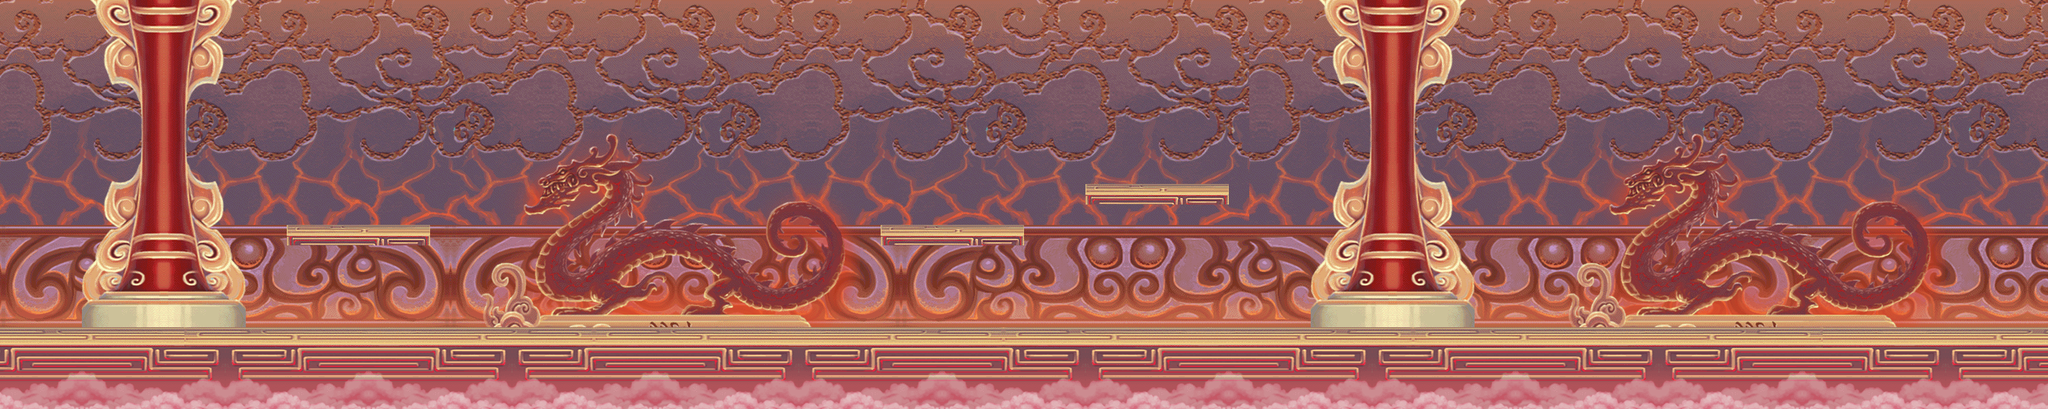

Below is a game level as drawn by its tile map, then a one-line description and the .tmx that defines it (tile-layer data replaced by summaries):
An orthogonal 100x20 tile map with 32x32 px tiles, 5 tile layers (bg2, bg1, dragon, background1, ...), 4 tilesets and 14 objects.

<map version="1.0" orientation="orthogonal" renderorder="right-down" width="100" height="20" tilewidth="32" tileheight="32" nextobjectid="19">
 <tileset firstgid="1" name="level_100005_parts" tilewidth="32" tileheight="32" tilecount="1024" columns="32">
  <image source="level_100005_parts.png" width="1024" height="1024" />
 </tileset>
 <tileset firstgid="1025" name="level_100005_parts" tilewidth="32" tileheight="32" tilecount="1024" columns="32">
  <image source="level_100005_parts.png" width="1024" height="1024" />
  <tile id="525">
   <properties>
    <property name="Hold" value="1" />
   </properties>
  </tile>
  <tile id="526">
   <properties>
    <property name="Hold" value="1" />
   </properties>
  </tile>
  <tile id="527">
   <properties>
    <property name="Hold" value="1" />
   </properties>
  </tile>
  <tile id="528">
   <properties>
    <property name="Hold" value="1" />
   </properties>
  </tile>
  <tile id="529">
   <properties>
    <property name="Hold" value="1" />
   </properties>
  </tile>
  <tile id="530">
   <properties>
    <property name="Hold" value="1" />
   </properties>
  </tile>
  <tile id="531">
   <properties>
    <property name="Hold" value="1" />
   </properties>
  </tile>
  <tile id="532">
   <properties>
    <property name="Hold" value="1" />
   </properties>
  </tile>
  <tile id="533">
   <properties>
    <property name="Hold" value="1" />
   </properties>
  </tile>
  <tile id="534">
   <properties>
    <property name="Hold" value="1" />
   </properties>
  </tile>
  <tile id="592">
   <properties>
    <property name="Hold" value="1" />
   </properties>
  </tile>
  <tile id="593">
   <properties>
    <property name="Hold" value="1" />
   </properties>
  </tile>
  <tile id="594">
   <properties>
    <property name="Hold" value="1" />
   </properties>
  </tile>
  <tile id="595">
   <properties>
    <property name="Hold" value="1" />
   </properties>
  </tile>
  <tile id="596">
   <properties>
    <property name="Hold" value="1" />
   </properties>
  </tile>
  <tile id="597">
   <properties>
    <property name="Hold" value="1" />
   </properties>
  </tile>
  <tile id="598">
   <properties>
    <property name="Hold" value="1" />
   </properties>
  </tile>
 </tileset>
 <tileset firstgid="2049" name="level_common_1_parts" tilewidth="32" tileheight="32" tilecount="256" columns="16">
  <image source="level_common_1_parts.png" width="512" height="512" />
 </tileset>
 <tileset firstgid="2305" name="level_100005_parts" tilewidth="32" tileheight="32" tilecount="1024" columns="32">
  <image source="level_100005_parts.png" width="1024" height="1024" />
 </tileset>
 <layer name="bg2" width="100" height="20">
  <data>[2000 cells, 1400 non-empty, 182 distinct tile ids]</data>
 </layer>
 <layer name="bg1" width="100" height="20">
  <data>[2000 cells, 500 non-empty, 55 distinct tile ids]</data>
 </layer>
 <layer name="dragon" width="100" height="20">
  <data>[2000 cells, 388 non-empty, 180 distinct tile ids]</data>
 </layer>
 <layer name="background1" width="100" height="20">
  <data>[2000 cells, 514 non-empty, 76 distinct tile ids]</data>
 </layer>
 <layer name="ground" width="100" height="20">
  <data>[2000 cells, 121 non-empty, 26 distinct tile ids]</data>
 </layer>
 <objectgroup name="enemyQiang">
  <object id="3" x="834" y="352">
   <ellipse />
  </object>
  <object id="4" x="899" y="351">
   <ellipse />
  </object>
  <object id="5" x="994" y="351">
   <ellipse />
  </object>
  <object id="6" x="1093" y="350">
   <ellipse />
  </object>
  <object id="7" x="1217" y="349">
   <ellipse />
  </object>
  <object id="8" x="1795" y="384">
   <ellipse />
  </object>
  <object id="10" x="1984" y="352">
   <ellipse />
  </object>
  <object id="11" x="2017" y="318">
   <ellipse />
  </object>
  <object id="12" x="2047" y="286">
   <ellipse />
  </object>
  <object id="14" x="2402" y="320">
   <ellipse />
  </object>
  <object id="15" x="2433" y="288">
   <ellipse />
  </object>
  <object id="16" x="2493" y="288">
   <ellipse />
  </object>
  <object id="17" x="2336" y="285">
   <ellipse />
  </object>
 </objectgroup>
 <objectgroup name="Boss">
  <object id="18" x="2851" y="286">
   <ellipse />
  </object>
 </objectgroup>
</map>